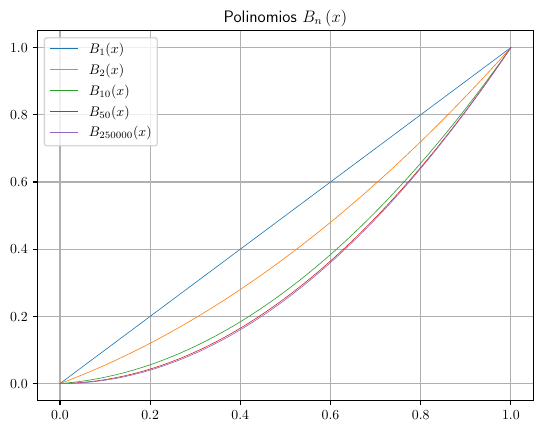

Recreate this plot in Python.
#!/usr/bin/env python

import numpy as np
import matplotlib.pyplot as plt
import sympy as sp

a = sp.Symbol("a", nonnegative=True)
b = sp.Symbol("b", nonnegative=True)
n = sp.Symbol("n", integer=True, positive=True)
j = sp.Symbol("j", integer=True)
x = sp.Symbol("x", real=True)

lfs = (a + b) ** n
rhs = sp.Sum(sp.binomial(n, j) * a**j * b **
             (n - j), (j, 1, n)).doit().simplify()

lfs_partial_a = sp.diff(lfs, a).simplify()
lfs_partial_a_2 = sp.diff(lfs, a, 2).simplify()


plt.rcParams["text.usetex"] = True
plt.rcParams["font.serif"] = ["Computer Modern"]


def b_n(x: np.array, n: int):
    """Retorna la evaluación de B_{n}(x)."""
    from math import comb

    assert np.all(x >= 0) and np.all(
        x <= 1
    ), "t debe estar en el intervalo \left[0, 1\right]."

    return (1 - 1 / n) * x**2 + (1 / n) * x


def plot_b_n(numbers: list):
    """Grafica los polinomios desde k=0,\dotsc,n."""
    x = np.linspace(start=0, stop=1)

    for number in numbers:
        plt.plot(x, b_n(x=x, n=number), lw=0.45,
                 label=f"$B_{{{number}}}(x)$")

    plt.grid()
    plt.legend(title="Leyenda", shadow=True, fancybox=True)
    plt.title(r"Polinomios $B_{n}\left(x\right)$")
    plt.savefig("p4.pdf", transparent=True, bbox_inches="tight")


def check_n0(n0: int, TOLERANCE: float = 1e-6, SAMPLE_SIZE: int = 5000):
    x = np.linspace(start=0, stop=1, num=SAMPLE_SIZE)
    y = np.abs(b_n(x=x, n=n0) - x**2)

    return np.all(y <= TOLERANCE)


if __name__ == "__main__":
    # print(f"{lfs_partial_a}")
    # print(f"{lfs_partial_a_2}")
    # print(f"{rhs}")
    plot_b_n(numbers=[1, 2, 10, 50, 250000])
    valor = check_n0(n0=250000 + 1)
    print(valor)
